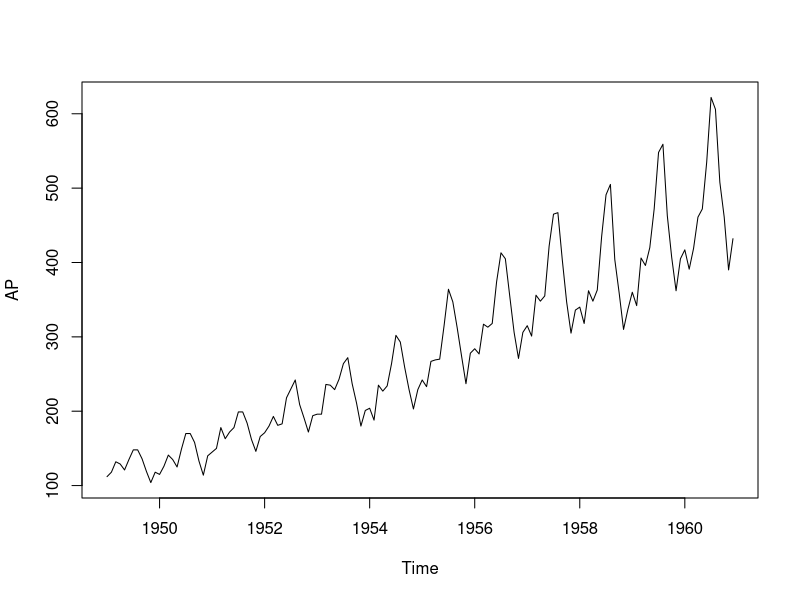
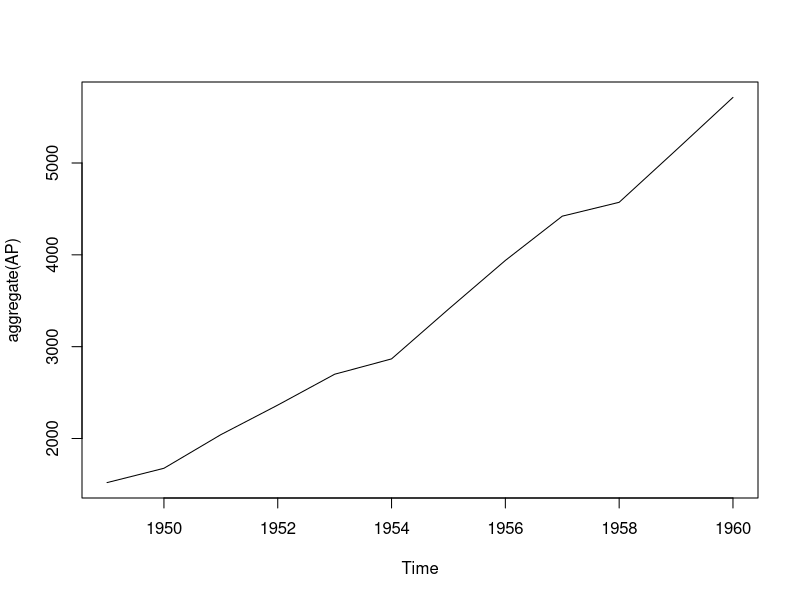
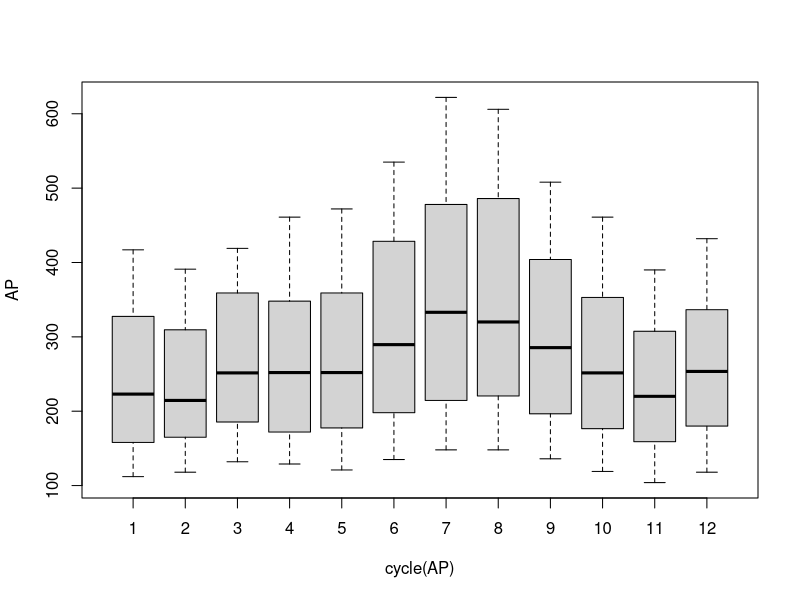
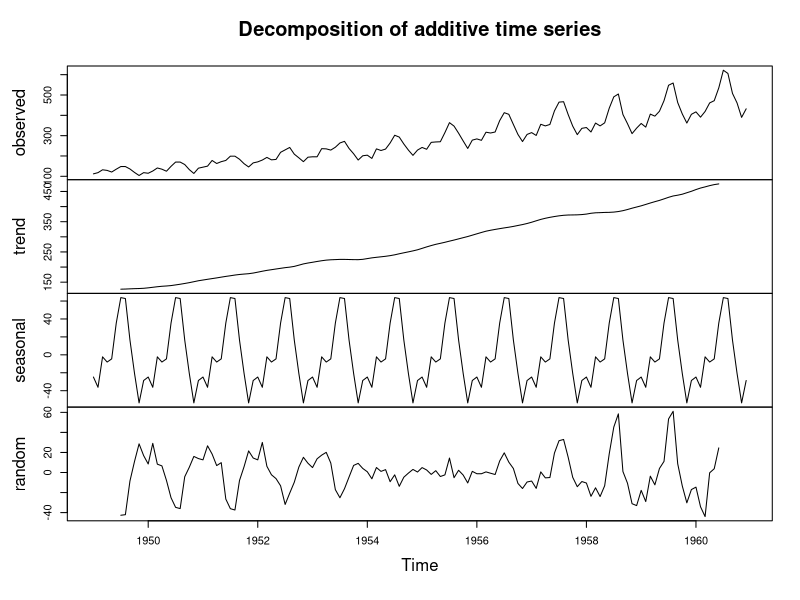
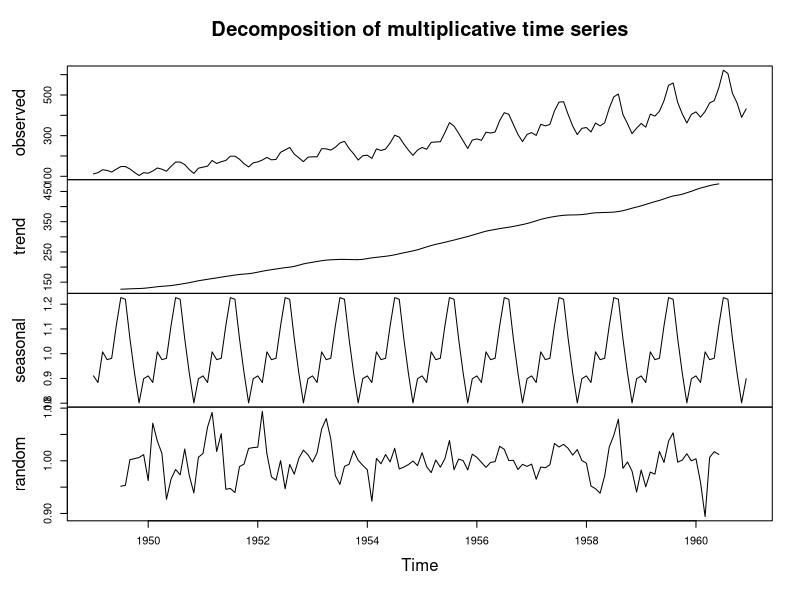
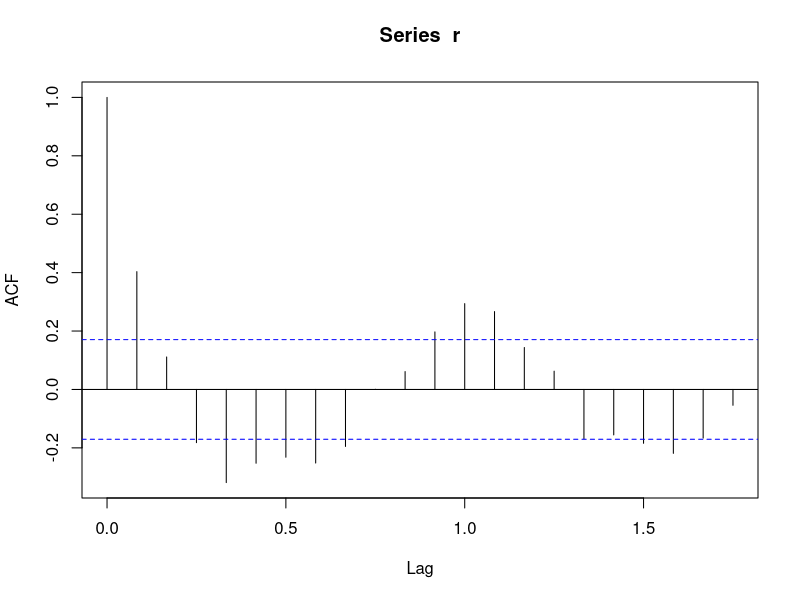
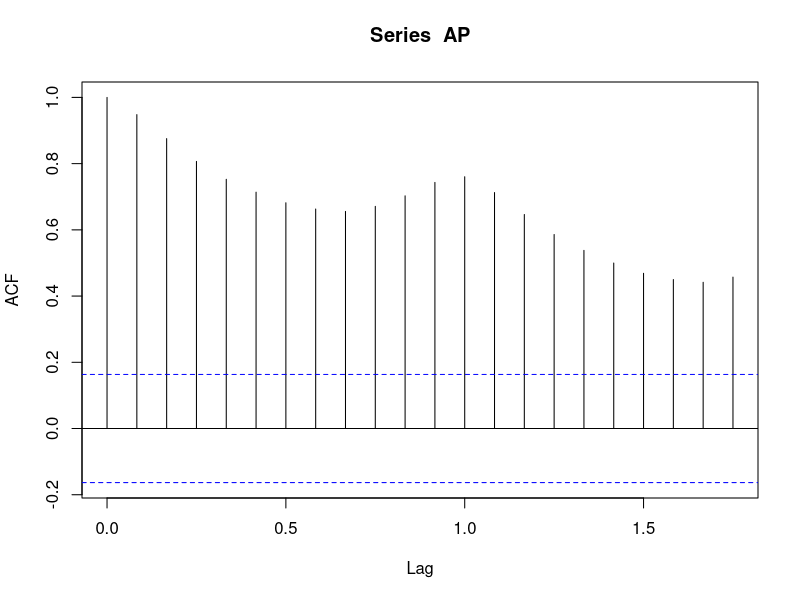
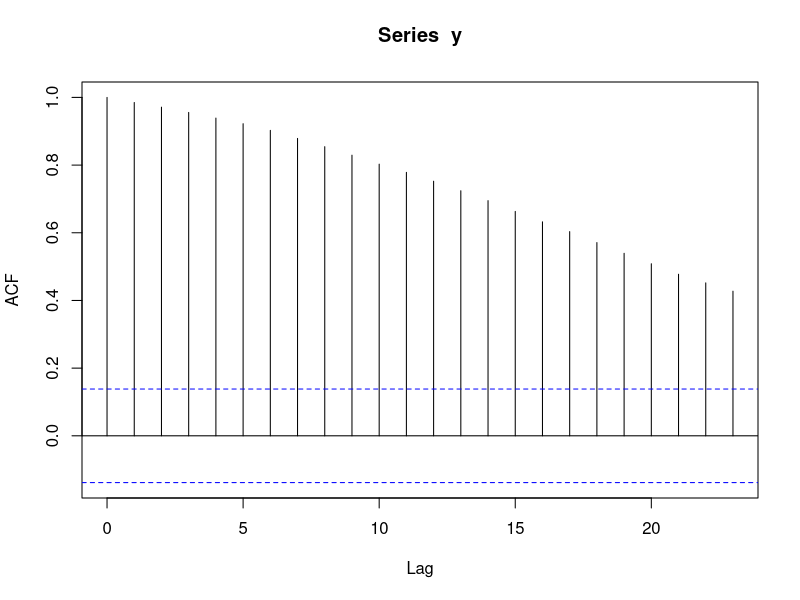

Here is the R script that generated these plots, in order:
## ---- chunk 1
data(AirPassengers)
AP = AirPassengers
plot(AP)
plot(aggregate(AP))
boxplot(AP ~ cycle(AP))
## ---- chunk 2
d = decompose(AP, type='add')
plot(d)
## ---- chunk 3
d2 = decompose(AP, type='mult')
plot(d2)
## ---- chunk 4
r = na.omit(d2$random)
ra = acf(r)
a = acf(AP)
## ---- chunk 5
x = rnorm(201)
y = cumsum(x)
acf(y)
acf(x)
## ---- chunk 6
x = arima.sim(list(ma=0.9999), 200)
acf(x)
## ---- chunk 7
x = arima.sim(list(ar=0.9999), 200)
acf(x)
plot(x)
acf(diff(x))
